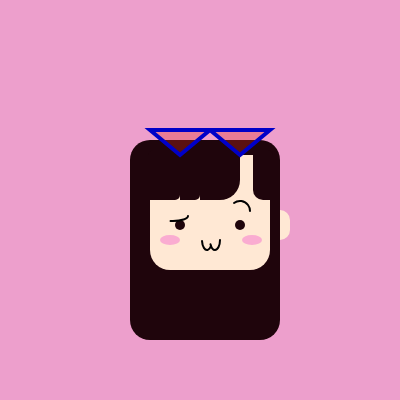
Frame 1 (no input)
Frame 60 (no input): identical to frame 1, image omitted
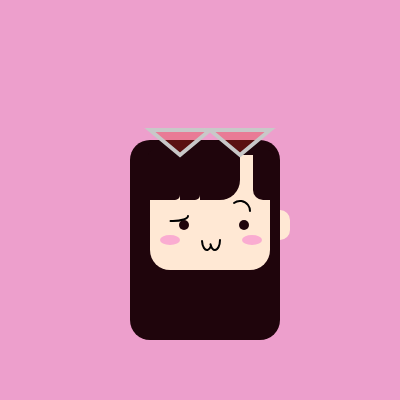
Frame 120 (the mouse pressed at the canvas centre since frame 60)

The p5.js sketch that drew these frames (run headless with seeded random() and noise() and a simulated clock; from frame 60 on, the mouse is pressed at the canvas centre):

// p5.js sketch
// ── sketch.js
let X;
let Y;
function setup() {
  createCanvas(400, 400);
  x=0;
  y=400;
}

function drawGrid() {
  stroke(50);

  //find number of segmentation first
  let segX = (width / 100) * 10;
  let segY = (height / 100) * 10;

  //find width of one segment
  let xW = width / segX;
  let yW = height / segY;

  //draw Columns - loop
  for (let i = 0; i < segX; i++) {
    //change line stroke weight
    strokeWeight(0.4);

    //change stroke width on every 10th line
    if (i % 10 == 0) {
      strokeWeight(2);
    }
    line(xW * i, 0, yW * i, height);
  }

  //draw rows - loop
  for (let i = 0; i < segY; i++) {
    //change line stroke weight
    strokeWeight(0.4);

    //change stroke width on every 10th line
    if (i % 10 == 0) {
      strokeWeight(2);
    }
    line(0, yW * i, width, yW * i);
  }

  stroke(255);
}
function draw() {
  //grid
  
  
  background(237, 159, 204);
  
  
  
  //drawing an ellipse below
  noStroke();
  fill(255, 232, 212);
  rect(130,210,20,30,50,10,10);
  //left ear
  fill (255, 232, 212);
  rect(270,210,20,30,20,50,20,20);
  //right ear
  fill(31, 5, 12)
  rect(130,140,150,200,20,20,20,20)
  fill(255, 232, 212);
  rect(150,150,120,120,50,20,20,20);
  //face shape,x, y, width, height, a,b,c,d
  
  fill(31, 5, 12),
  rect(150,150,120,5)
  fill(31, 5, 12);
  rect(148,150,32,50,5,0,5,0);
  fill(31, 5, 12);
  rect(180,150,20,50,0,0,5,0);
  fill(31, 5, 12);
  rect(200,150,40,50,0,0,400,0);
  fill (31, 5, 12);
  rect (253,150,20,50,0,5,0,400);
  //hair x,y,width,hight,a,b,c,d
  
  
  ellipse(180+mouseX/50,225,10,10);
  //left eye
  ellipse(240+mouseX/50,225,10,10);
  fill(250, 172, 209)
  
  ellipse(170,240,20,10);
  ellipse(252,240,20,10);
  
  noFill();
  stroke(0);
  strokeWeight(2);

  //lips
  arc(207,240,10,20,1,160);
  arc(215,240,10,20,0,260);

  //eyebrow
  arc(173,216,30,10,0,90);
  arc(240,211,20,20,180,0);
  
  stroke(mouseX, mouseY, 200);
  strokeWeight(4);
  fill(222, 47, 31,80)
  triangle(180, 155, 210, 130, 150, 130);
  triangle(240, 155, 270, 130, 210, 130);
  
  
  //drawGrid();
}
